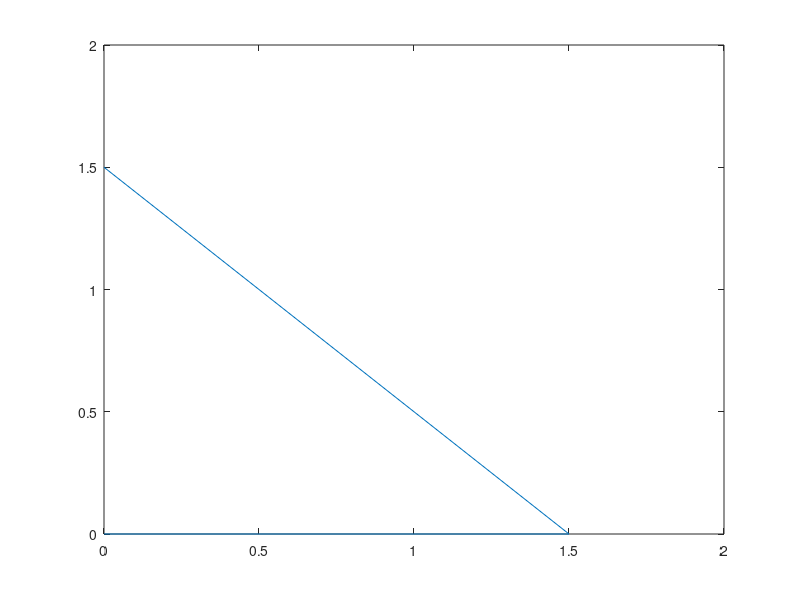

Write the MATLAB code that produced this figure. (Note: this script raises an error after producing the figure.)
E=30000;
nu=0.25;
t=0.2;
xe=[0;1.5;0];
ye=[0;0;1.5];
x21 = xe(2) - xe(1);         y21 = ye(2) - ye(1); 
x32 = xe(3) - xe(2);         y32 = ye(3) - ye(2);
x31 = xe(3) - xe(1);         y31 = ye(3) - ye(1);
x1=xe(1);
x2=xe(2);
x3=xe(3);
y1=ye(1);
y2=ye(2);
y3=ye(3);

plot(xe,ye)

x4=mean([x1, x2]);
y4=mean([y1, y2]);

x5=mean([x3, x2]);
y5=mean([y3, y2]);

x6=mean([x3, x1]);
y6=mean([y3, y1]);

xji = [ x21 x32 x31];   yji = [y21 y32 y31]; 

Lk = hypot(xji, yji);      Sk =-xji./Lk;     Ck = yji./Lk; %% figure 4

L5=Lk(1);
L6=Lk(2);
L7=Lk(3);
C12=Ck(1);
C23=Ck(2);
C31=Ck(3);
S12=Sk(1);
S23=Sk(2);
S31=Sk(3);

a1 =0;
a2 =4/x2;
a3 =-(4*x3)/(x2*y3);
a4 =-4/x2^2;
a5 =-(4*(x2 - 2*x3))/(x2^2*y3);
a6 =(4*x3*(x2 - x3))/(x2^2*y3^2);
b1 =0;
b2 =0;
b3 =0;
b4 =0;
b5 =4/(x2*y3);
b6 =-(4*x3)/(x2*y3^2);
d1 =0;
d2 =0;
d3 =4/y3;
d4 =0;
d5 =-4/(x2*y3);
d6 =-(4*(x2 - x3))/(x2*y3^2);
x=0.75;
y=0;
abd=[a2,a3,a4,a5,a6,b5,b6,d3,d5,d6];
bm =[0,1,0,0,0,0,C12*a2+2*C12*a4*x+C12*a5*y                           ,C23*b5*y                    ,C31*d5*y;
     0,0,0,0,0,1,S12*a3+S12*a5*x+2*S12*a6*y                           ,S23*b5*x+2*S23*b6*y         ,S31*d3+S31*d5*x+2*S31*d6*y;
     0,0,1,0,1,0,C12*a3+S12*a2+C12*a5*x+2*C12*a6*y+2*S12*a4*x+S12*a5*y,C23*b5*x+2*C23*b6*y+S23*b5*y,C31*d3+C31*d5*x+2*C31*d6*y+S31*d5*y];


syms alfa1 alfa2 alfa3 alfa4 alfa5 alfa6 alfa7 alfa8 alfa9 x y 
%% ec13
dp4=(a1+a2*x+a3*y+a4*x^2+a5*x*y+a6*y^2);
dp5=(b1+b2*x+b3*y+b4*x^2+b5*x*y+b6*y^2);
dp6=(d1+d2*x+d3*y+d4*x^2+d5*x*y+d6*y^2);
%%ec20
up4=dp4*C12;
up5=dp5*C23;
up6=dp6*C31;

vp4=dp4*S12;
vp5=dp5*S23;
vp6=dp6*S31;

P4=alfa7;
P5=alfa8;
P6=alfa9;
%ec20-ec21
u=alfa1+alfa2*x+alfa3*y+up4*P4+up5*P5+up6*P6;
v=alfa4+alfa5*x+alfa6*y+vp4*P4+vp5*P5+vp6*P6;
%% ec7
gama=1/2*(diff(v,x)-diff(u,y));

ex=diff(u,x);
ey=diff(v,y);
gamaxy=diff(u,y)+diff(v,x);

ALAFAS = [alfa1 alfa2 alfa3 alfa4 alfa5 alfa6 alfa7 alfa8 alfa9].';

%% ec25
UVGAMA=simplify(equationsToMatrix([ u; v; gama], ALAFAS));
%ec27
B=simplify(equationsToMatrix([ ex; ey; gamaxy], ALAFAS));

A=[subs(UVGAMA,{x,y},{x1,y1});
   subs(UVGAMA,{x,y},{x2,y2});  
   subs(UVGAMA,{x,y},{x3,y3})]; 
De = (E/(1-nu^2)) * [ 1      nu  0
                               nu  1      0
                               0      0      (1-nu)/2 ];
K=double((A^(-1))'*int(int((B'*De*B),y,0,-x+1),x,0,1)*A^(-1))*t;


 